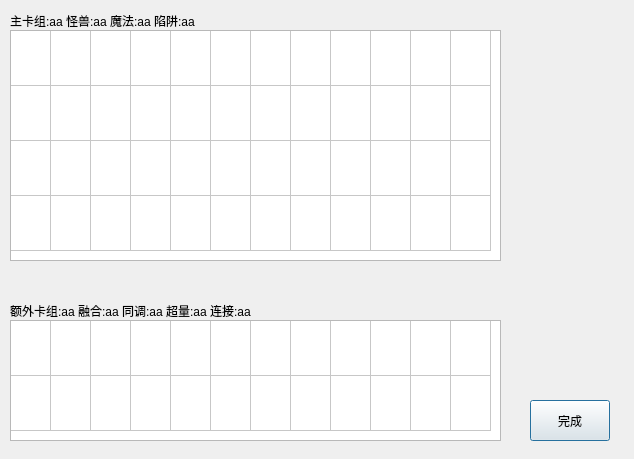
<?xml version="1.0" encoding="UTF-8"?>
<ui version="4.0">
 <class>cardbank_preview</class>
 <widget class="QDialog" name="cardbank_preview">
  <property name="geometry">
   <rect>
    <x>0</x>
    <y>0</y>
    <width>634</width>
    <height>459</height>
   </rect>
  </property>
  <property name="windowTitle">
   <string>Dialog</string>
  </property>
  <widget class="QLabel" name="label">
   <property name="geometry">
    <rect>
     <x>10</x>
     <y>10</y>
     <width>211</width>
     <height>21</height>
    </rect>
   </property>
   <property name="text">
    <string>主卡组:aa 怪兽:aa 魔法:aa 陷阱:aa</string>
   </property>
  </widget>
  <widget class="QTableWidget" name="tableWidget">
   <property name="geometry">
    <rect>
     <x>10</x>
     <y>30</y>
     <width>491</width>
     <height>231</height>
    </rect>
   </property>
   <property name="rowCount">
    <number>4</number>
   </property>
   <property name="columnCount">
    <number>12</number>
   </property>
   <attribute name="horizontalHeaderVisible">
    <bool>false</bool>
   </attribute>
   <attribute name="horizontalHeaderDefaultSectionSize">
    <number>40</number>
   </attribute>
   <attribute name="verticalHeaderVisible">
    <bool>false</bool>
   </attribute>
   <attribute name="verticalHeaderDefaultSectionSize">
    <number>55</number>
   </attribute>
   <row/>
   <row/>
   <row/>
   <row/>
   <column/>
   <column/>
   <column/>
   <column/>
   <column/>
   <column/>
   <column/>
   <column/>
   <column/>
   <column/>
   <column/>
   <column/>
  </widget>
  <widget class="QTableWidget" name="tableWidget_2">
   <property name="geometry">
    <rect>
     <x>10</x>
     <y>320</y>
     <width>491</width>
     <height>121</height>
    </rect>
   </property>
   <property name="rowCount">
    <number>2</number>
   </property>
   <property name="columnCount">
    <number>12</number>
   </property>
   <attribute name="horizontalHeaderVisible">
    <bool>false</bool>
   </attribute>
   <attribute name="horizontalHeaderDefaultSectionSize">
    <number>40</number>
   </attribute>
   <attribute name="verticalHeaderVisible">
    <bool>false</bool>
   </attribute>
   <attribute name="verticalHeaderDefaultSectionSize">
    <number>55</number>
   </attribute>
   <row/>
   <row/>
   <column/>
   <column/>
   <column/>
   <column/>
   <column/>
   <column/>
   <column/>
   <column/>
   <column/>
   <column/>
   <column/>
   <column/>
  </widget>
  <widget class="QLabel" name="label_2">
   <property name="geometry">
    <rect>
     <x>10</x>
     <y>300</y>
     <width>261</width>
     <height>21</height>
    </rect>
   </property>
   <property name="text">
    <string>额外卡组:aa 融合:aa 同调:aa 超量:aa 连接:aa</string>
   </property>
  </widget>
  <widget class="QPushButton" name="pushButton">
   <property name="geometry">
    <rect>
     <x>530</x>
     <y>400</y>
     <width>80</width>
     <height>41</height>
    </rect>
   </property>
   <property name="text">
    <string>完成</string>
   </property>
  </widget>
 </widget>
 <resources/>
 <connections/>
</ui>
